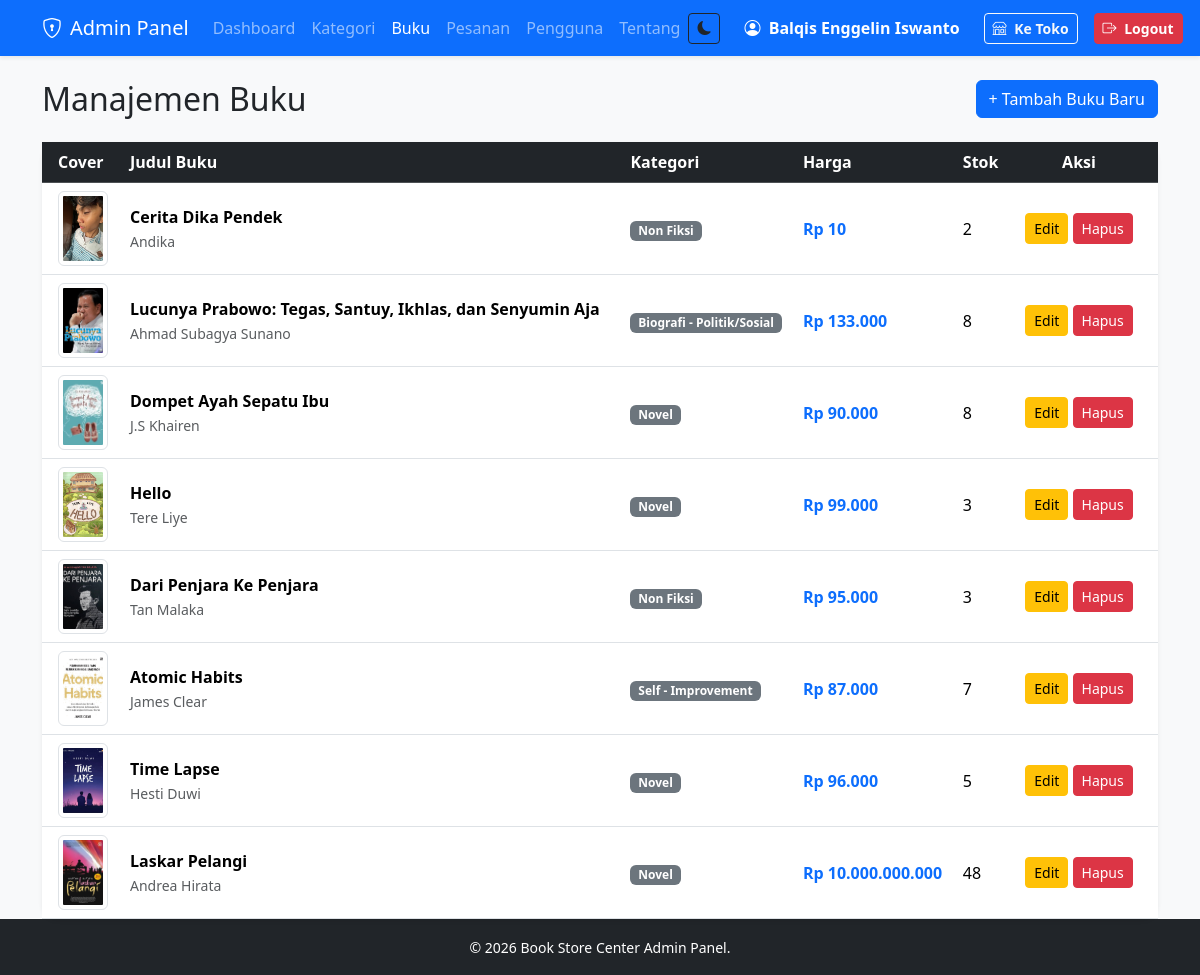
Page /admin/buku.php (signed in) on the committed database.
### tables this page shows
CREATE TABLE `books` (
  `id` int(11) NOT NULL,
  `category_id` int(11) NOT NULL,
  `title` varchar(200) NOT NULL,
  `author` varchar(100) NOT NULL,
  `publisher` varchar(100) DEFAULT NULL,
  `description` text DEFAULT NULL,
  `price` decimal(12,2) NOT NULL,
  `stock` int(11) NOT NULL DEFAULT 0,
  `cover_image` varchar(255) DEFAULT NULL,
  `created_at` timestamp NOT NULL DEFAULT current_timestamp(),
  `updated_at` timestamp NOT NULL DEFAULT current_timestamp() ON UPDATE current_timestamp()
);

CREATE TABLE `categories` (
  `id` int(11) NOT NULL,
  `name` varchar(100) NOT NULL,
  `slug` varchar(100) NOT NULL,
  `created_at` timestamp NOT NULL DEFAULT current_timestamp()
);

### admin/buku.php (the view, shortened to what this page needs)
<?php
require_once '../config/koneksi.php';
require_once 'includes/header.php';
$pesan = '';
$action = isset($_GET['action']) ? $_GET['action'] : 'list';
?>
<?php if ($action == 'tambah'): ?>
<div class="row">
    <div class="col-md-8 mx-auto">
        <div class="card shadow-sm">
            <div class="card-header bg-primary text-white d-flex justify-content-between align-items-center">
                <h5 class="mb-0">Tambah Buku Baru</h5>
                <a href="buku.php" class="btn btn-sm btn-light">Kembali</a>
            </div>
            <div class="card-body">
                <?= $pesan ?>
                <form action="" method="POST" enctype="multipart/form-data">
                    <div class="mb-3">
                        <label>Judul Buku</label>
                        <input type="text" name="title" class="form-control" required>
                    </div>
                    <div class="row">
                        <div class="col-md-6 mb-3">
                            <label>Kategori</label>
                            <select name="category_id" class="form-select" required>
                                <option value="">-- Pilih Kategori --</option>
                                <?php
                                    $kat = mysqli_query($koneksi, "SELECT * FROM categories");
                                    while ($k = mysqli_fetch_assoc($kat)) {
                                        echo "<option value='{$k['id']}'>{$k['name']}</option>";
                                    }
                                ?>
                            </select>
                        </div>
                        <div class="col-md-6 mb-3">
                            <label>Penulis</label>
                            <input type="text" name="author" class="form-control" required>
                        </div>
                    </div>
                    <div class="row">
                        <div class="col-md-6 mb-3">
                            <label>Penerbit</label>
                            <input type="text" name="publisher" class="form-control">
                        </div>
                        <div class="col-md-3 mb-3">
                            <label>Harga (Rp)</label>
                            <input type="number" name="price" class="form-control" required>
                        </div>
                        <div class="col-md-3 mb-3">
                            <label>Stok</label>
                            <input type="number" name="stock" class="form-control" required>
                        </div>
                    </div>
                    <div class="mb-3">
                        <label>Deskripsi Buku</label>
                        <textarea name="description" class="form-control" rows="4"></textarea>
                    </div>
                    <div class="mb-4">
                        <label>Upload Cover Gambar (JPG/PNG)</label>
                        <input type="file" name="cover" class="form-control" accept="image/png, image/jpeg">
                    </div>
                    <button type="submit" name="simpan_buku" class="btn btn-primary btn-lg w-100">Simpan Buku</button>
                </form>
            </div>
        </div>
    </div>
</div>
<?php else: ?>
<div class="row mb-3">
    <div class="col-md-6">
        <h2>Manajemen Buku</h2>
    </div>
    <div class="col-md-6 text-md-end">
        <a href="buku.php?action=tambah" class="btn btn-primary">+ Tambah Buku Baru</a>
    </div>
</div>
<div class="row">
    <div class="col-12">
        <div class="card shadow-sm border-0 rounded-4">
            <div class="card-body p-0">
                <div class="table-responsive">
                    <table class="table table-hover align-middle mb-0 text-nowrap">
                        <thead class="table-dark">
                            <tr>
                                <th width="80" class="ps-3">Cover</th>
                            <th>Judul Buku</th>
                            <th>Kategori</th>
                            <th>Harga</th>
                            <th>Stok</th>
                                <th width="150" class="text-center pe-3">Aksi</th>
                            </tr>
                        </thead>
                        <tbody>
                            <?php
                            $query = "SELECT b.*, c.name as category_name FROM books b JOIN categories c ON b.category_id = c.id ORDER BY b.id DESC";
                            $result = mysqli_query($koneksi, $query);
                            if (mysqli_num_rows($result) > 0):
                                while ($row = mysqli_fetch_assoc($result)):
                                    $cover = !empty($row['cover_image']) ? "../assets/img/covers/" . $row['cover_image'] : "https://via.placeholder.com/50x75?text=No+Cover";
                            ?>
                                <tr>
                                    <td class="ps-3"><img src="<?= $cover ?>" alt="cover" class="img-thumbnail" style="width: 50px; height: 75px; object-fit: cover;"></td>
                                    <td>
                                        <strong><?= htmlspecialchars($row['title']) ?></strong><br>
                                        <small class="text-muted"><?= htmlspecialchars($row['author']) ?></small>
                                    </td>
                                    <td><span class="badge bg-secondary"><?= htmlspecialchars($row['category_name']) ?></span></td>
                                    <td class="text-primary fw-bold">Rp <?= number_format($row['price'], 0, ',', '.') ?></td>
                                    <td>
                                        <?= $row['stock'] > 0 ? $row['stock'] : "<span class='badge bg-danger'>Habis</span>" ?>
                                    </td>
                                    <td class="text-center pe-3">
                                        <a href="buku.php?action=edit&id=<?= $row['id'] ?>" class="btn btn-sm btn-warning">Edit</a>
                                        <a href="buku.php?action=hapus&id=<?= $row['id'] ?>" class="btn btn-sm btn-danger" onclick="return confirm('Yakin ingin menghapus buku ini?')">Hapus</a>
                                    </td>
                                </tr>
                            <?php endwhile; else: ?>
                                <tr><td colspan="6" class="text-center py-4 text-muted">Belum ada data buku.</td></tr>
                            <?php endif; ?>
                        </tbody>
                    </table>
                </div>
            </div>
        </div>
    </div>
</div>
<?php endif; ?>
<?php require_once 'includes/footer.php'; ?>

### assets/css/darkmode.css (style rules this page uses)
:root { --dm-transition: 0.35s cubic-bezier(.4,0,.2,1); }
body, .card, .card-header, .card-body, .card-footer, .navbar, .table, .table th, .table td, .form-control, .form-select, .btn, .alert, .badge, .breadcrumb, footer, .input-group-text, .modal-content { transition: background-color var(--dm-transition), color var(--dm-transition), border-color var(--dm-transition), box-shadow var(--dm-transition); }

### rows in the picture
books: cover_image (picture), title "Cerita Dika Pendek", author "Andika", category.name "Non Fiksi", price "10", stock "2"
books: cover_image (picture), title "Lucunya Prabowo: Tegas, Santuy, Ikhlas, dan Senyumin Aja", author "Ahmad Subagya Sunano", category.name "Biografi - Politik/Sosial", price "133.000", stock "8"
books: cover_image (picture), title "Dompet Ayah Sepatu Ibu", author "J.S Khairen", category.name "Novel", price "90.000", stock "8"
books: cover_image (picture), title "Hello", author "Tere Liye", category.name "Novel", price "99.000", stock "3"
books: cover_image (picture), title "Dari Penjara Ke Penjara", author "Tan Malaka", category.name "Non Fiksi", price "95.000", stock "3"
books: cover_image (picture), title "Atomic Habits", author "James Clear", category.name "Self - Improvement", price "87.000", stock "7"
books: cover_image (picture), title "Time Lapse", author "Hesti Duwi", category.name "Novel", price "96.000", stock "5"
books: cover_image (picture), title "Laskar Pelangi", author "Andrea Hirata", category.name "Novel", price "10.000.000.000", stock "48"

### other values in the picture
$_SESSION['name'] "Balqis Enggelin Iswanto"
